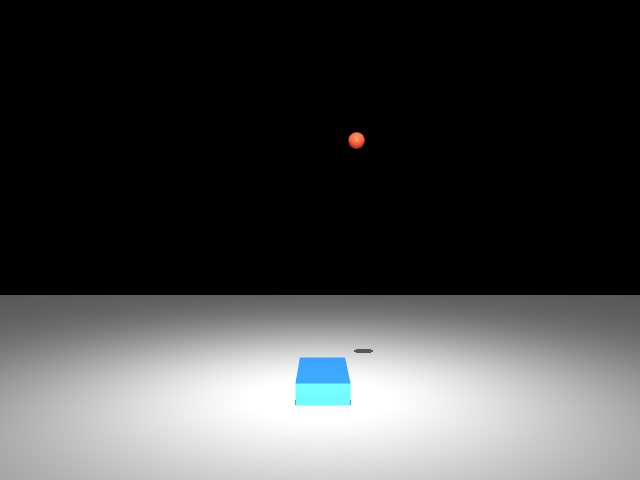
#> input picture assets/idle_ppo.gif, 640 x 480 px; the run also reads 1 picture not shown here
$ python annotate_gif.py
#> lines starting #> are read from the running program, lines starting #| are printed output that depends on the picture; after the words box and inside, x2 and y2 are one past the last pixel; in counts of white or black regions, pixels touching at a corner belong together
"""给已有 GIF 加英文标注（球=Stimulus、挡板=Reflex Paddle、状态行），README 首图用。

  python -m src.bench.annotate_gif
"""
from __future__ import annotations

from pathlib import Path

import imageio.v2 as imageio
import numpy as np
from PIL import Image, ImageDraw

PROJECT_ROOT = Path(__file__).resolve().parents[2]

def centroid(mask):
    ys, xs = np.nonzero(mask)
    if len(xs) == 0:
        return None
    return int(xs.mean()), int(ys.mean())

def annotate(in_path: Path, out_path: Path, status_text: str):
    frames = imageio.mimread(in_path)
#> frames = 117 items
    out = []
    for f in frames:
        img = f[:, :, :3].astype(np.int16)
        r, g, b = img[:, :, 0], img[:, :, 1], img[:, :, 2]
        ball_mask = (r > 180) & (g < 120) & (b < 120)          # 红球
        paddle_mask = (b > 150) & (g > 120) & (r < 120)        # 蓝挡板
        ball = centroid(ball_mask)
        paddle = centroid(paddle_mask)
        im = Image.fromarray(f[:, :, :3]).convert("RGB")
        d = ImageDraw.Draw(im)
        d.text((10, 8), status_text, fill=(255, 255, 255))
        if ball:
            x, y = ball
            d.line([(x, y - 6), (x, y - 40)], fill=(255, 255, 0), width=2)
            d.polygon([(x - 5, y - 40), (x + 5, y - 40), (x, y - 32)], fill=(255, 255, 0))
            d.text((x + 8, y - 48), "Stimulus", fill=(255, 255, 0))
        if paddle:
            x, y = paddle
            d.line([(x, y + 8), (x, y + 36)], fill=(120, 255, 120), width=2)
            d.polygon([(x - 5, y + 36), (x + 5, y + 36), (x, y + 28)], fill=(120, 255, 120))
            d.text((x + 8, y + 30), "Reflex paddle", fill=(120, 255, 120))
        out.append(np.asarray(im))
#> this loop made 117 passes
#> (ball, x, y) on passes 1 to 12: ((356, 140), 322, 381), ((356, 140), 337, 381), ((356, 140), 353, 381), ((356, 140), 365, 381), ((356, 140), 373, 381), ((356, 140), 377, 381), ((356, 140), 377, 381), ((356, 140), 375, 381), ((356, 140), 373, 381), ((356, 140), 372, 381), ((356, 140), 372, 381), ((356, 140), 371, 381)
#> (x, y) on passes 61 to 66: (294, 381), (294, 381), (294, 381), (293, 381), (293, 381), (293, 381)
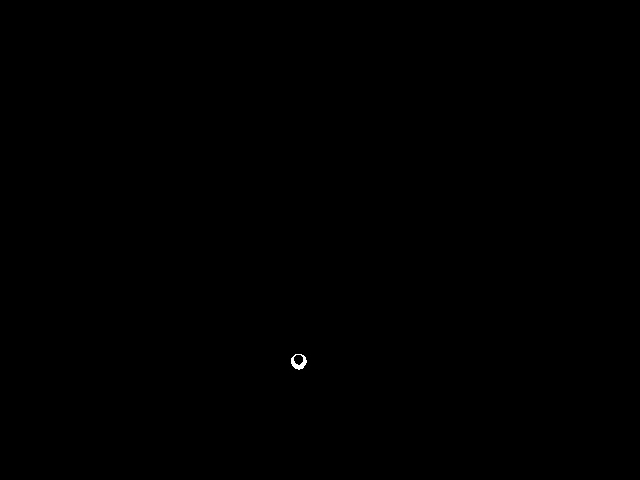
#> ball_mask: shape (480, 640) bool; 0.04% white; 1 white region, box (x1, y1, x2, y2) and area: (291, 354, 307, 370) 124
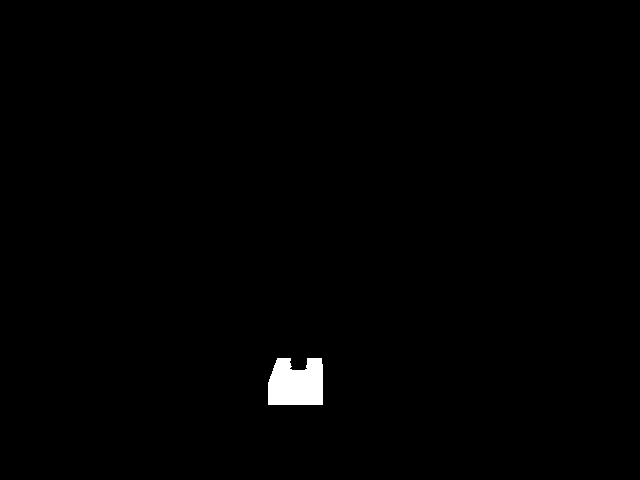
#> paddle_mask: shape (480, 640) bool; 0.74% white; 1 white region, box (x1, y1, x2, y2) and area: (268, 358, 323, 405) 2275
#> after the loop, out = 117 items
    imageio.mimsave(out_path, out, duration=0.08)
    print("saved", out_path, len(out), "frames")
#| saved assets/idle_ppo_annotated.gif 117 frames

if __name__ == "__main__":
    annotate(PROJECT_ROOT / "assets" / "idle_ppo.gif",
             PROJECT_ROOT / "assets" / "idle_ppo_annotated.gif",
             "Vanilla PPO: fidgets when idle (false triggers)")
    annotate(PROJECT_ROOT / "assets" / "idle_dualpath.gif",
             PROJECT_ROOT / "assets" / "idle_dualpath_annotated.gif",
             "RoboReflex dual-pathway: calm cruise, catches on cue")
#> in annotate (call 2), `frames = imageio.mimread(in_path)`: frames = 258 items
#> the loop in annotate (call 2), `for f in frames:` made 258 passes
#> (paddle, x) on passes 1 to 12: ((319, 381), 319), ((322, 381), 322), ((325, 381), 325), ((327, 381), 327), ((330, 381), 330), ((333, 381), 333), ((336, 381), 336), ((338, 381), 338), ((341, 381), 341), ((344, 381), 344), ((347, 381), 347), ((349, 381), 349)
#> after the loop in annotate (call 2), `for f in frames:`:
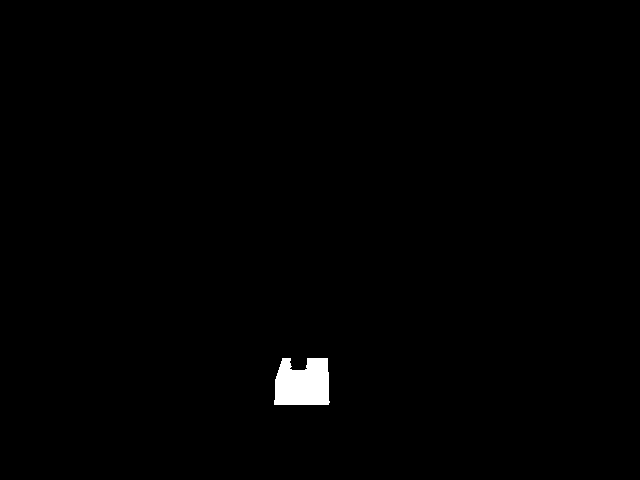
#> paddle_mask: shape (480, 640) bool; 0.74% white; 1 white region, box (x1, y1, x2, y2) and area: (274, 358, 330, 405) 2259
#| saved assets/idle_dualpath_annotated.gif 258 frames
